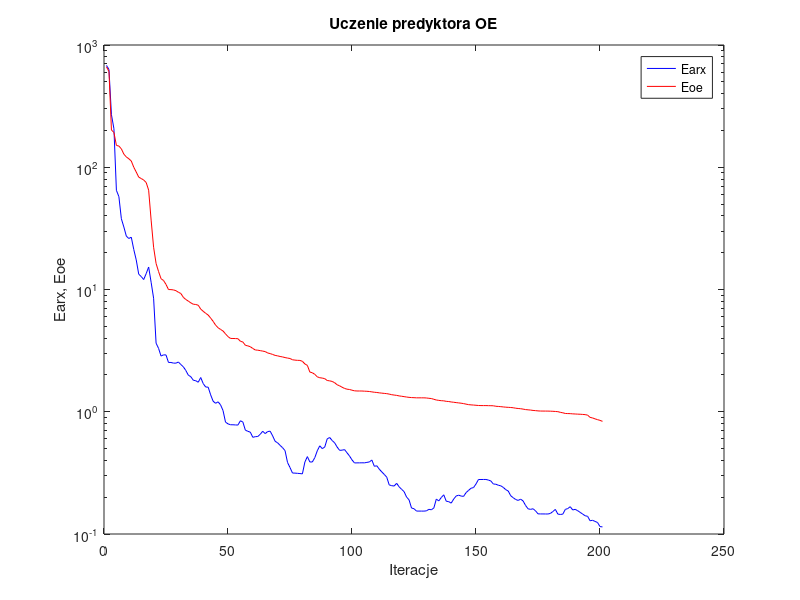
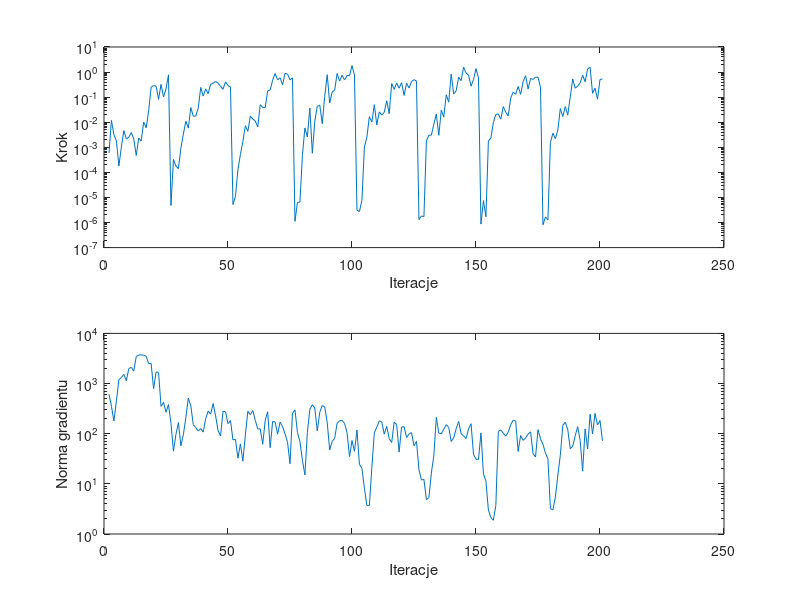

These charts were generated, in order, by the following MATLAB code:
%uczenie predyktora oe
clear all;
n=0; farx(n+1)=6.805297e+002; foe(n+1)=6.623048e+002; wspucz(n+1)=0.000000e+000; ng(n+1)=0.000000e+000;
%odnowa zmiennej metryki
n=1; farx(n+1)=6.308257e+002; foe(n+1)=6.075017e+002; krok(n+1)=5.941314e-004; ng(n+1)=6.138149e+002;
n=2; farx(n+1)=2.688726e+002; foe(n+1)=2.016556e+002; krok(n+1)=1.189399e-002; ng(n+1)=3.530183e+002;
n=3; farx(n+1)=2.067110e+002; foe(n+1)=1.925506e+002; krok(n+1)=3.151553e-003; ng(n+1)=1.792509e+002;
n=4; farx(n+1)=6.476759e+001; foe(n+1)=1.508941e+002; krok(n+1)=1.812955e-003; ng(n+1)=4.530402e+002;
n=5; farx(n+1)=5.750218e+001; foe(n+1)=1.490435e+002; krok(n+1)=1.775310e-004; ng(n+1)=1.193496e+003;
n=6; farx(n+1)=3.790737e+001; foe(n+1)=1.414571e+002; krok(n+1)=1.020808e-003; ng(n+1)=1.318063e+003;
n=7; farx(n+1)=3.246700e+001; foe(n+1)=1.280551e+002; krok(n+1)=4.644777e-003; ng(n+1)=1.527358e+003;
n=8; farx(n+1)=2.734647e+001; foe(n+1)=1.214684e+002; krok(n+1)=2.176076e-003; ng(n+1)=1.140087e+003;
n=9; farx(n+1)=2.613514e+001; foe(n+1)=1.173894e+002; krok(n+1)=2.531421e-003; ng(n+1)=1.974070e+003;
n=10; farx(n+1)=2.679030e+001; foe(n+1)=1.125099e+002; krok(n+1)=3.898185e-003; ng(n+1)=2.112238e+003;
n=11; farx(n+1)=2.126120e+001; foe(n+1)=1.000486e+002; krok(n+1)=2.167321e-003; ng(n+1)=1.767708e+003;
n=12; farx(n+1)=1.744190e+001; foe(n+1)=9.136327e+001; krok(n+1)=4.704542e-004; ng(n+1)=3.455615e+003;
n=13; farx(n+1)=1.334785e+001; foe(n+1)=8.301066e+001; krok(n+1)=2.336140e-003; ng(n+1)=3.690457e+003;
n=14; farx(n+1)=1.276948e+001; foe(n+1)=8.089004e+001; krok(n+1)=1.772228e-003; ng(n+1)=3.740270e+003;
n=15; farx(n+1)=1.206318e+001; foe(n+1)=7.861088e+001; krok(n+1)=1.012568e-002; ng(n+1)=3.647941e+003;
n=16; farx(n+1)=1.347534e+001; foe(n+1)=7.507746e+001; krok(n+1)=5.999763e-003; ng(n+1)=3.509125e+003;
n=17; farx(n+1)=1.526665e+001; foe(n+1)=6.498163e+001; krok(n+1)=2.812841e-002; ng(n+1)=2.481791e+003;
n=18; farx(n+1)=1.146089e+001; foe(n+1)=3.695057e+001; krok(n+1)=2.502884e-001; ng(n+1)=2.519323e+003;
n=19; farx(n+1)=8.486334e+000; foe(n+1)=2.216404e+001; krok(n+1)=2.905057e-001; ng(n+1)=7.863257e+002;
n=20; farx(n+1)=3.637950e+000; foe(n+1)=1.632885e+001; krok(n+1)=2.740921e-001; ng(n+1)=1.697424e+003;
n=21; farx(n+1)=3.300269e+000; foe(n+1)=1.401938e+001; krok(n+1)=8.172294e-002; ng(n+1)=1.674359e+003;
n=22; farx(n+1)=2.854731e+000; foe(n+1)=1.225251e+001; krok(n+1)=3.238984e-001; ng(n+1)=3.500329e+002;
n=23; farx(n+1)=2.919707e+000; foe(n+1)=1.185404e+001; krok(n+1)=1.027179e-001; ng(n+1)=4.228332e+002;
n=24; farx(n+1)=2.915899e+000; foe(n+1)=1.100631e+001; krok(n+1)=2.114442e-001; ng(n+1)=2.685711e+002;
n=25; farx(n+1)=2.531181e+000; foe(n+1)=9.992526e+000; krok(n+1)=7.763546e-001; ng(n+1)=3.812354e+002;
%odnowa zmiennej metryki
n=26; farx(n+1)=2.529910e+000; foe(n+1)=9.980846e+000; krok(n+1)=4.774533e-006; ng(n+1)=1.611663e+002;
n=27; farx(n+1)=2.500459e+000; foe(n+1)=9.923564e+000; krok(n+1)=3.293253e-004; ng(n+1)=4.489633e+001;
n=28; farx(n+1)=2.497397e+000; foe(n+1)=9.784846e+000; krok(n+1)=1.784968e-004; ng(n+1)=9.658941e+001;
n=29; farx(n+1)=2.550479e+000; foe(n+1)=9.494257e+000; krok(n+1)=1.401071e-004; ng(n+1)=1.664388e+002;
n=30; farx(n+1)=2.432463e+000; foe(n+1)=9.271599e+000; krok(n+1)=9.232346e-004; ng(n+1)=5.735395e+001;
n=31; farx(n+1)=2.329846e+000; foe(n+1)=8.628147e+000; krok(n+1)=3.373181e-003; ng(n+1)=9.573632e+001;
n=32; farx(n+1)=2.174877e+000; foe(n+1)=8.280828e+000; krok(n+1)=1.097075e-002; ng(n+1)=2.093440e+002;
n=33; farx(n+1)=1.991030e+000; foe(n+1)=8.037698e+000; krok(n+1)=5.792131e-003; ng(n+1)=5.158628e+002;
n=34; farx(n+1)=1.936391e+000; foe(n+1)=7.776711e+000; krok(n+1)=3.830459e-002; ng(n+1)=3.589138e+002;
n=35; farx(n+1)=1.810222e+000; foe(n+1)=7.579479e+000; krok(n+1)=1.750226e-002; ng(n+1)=1.524069e+002;
n=36; farx(n+1)=1.793761e+000; foe(n+1)=7.541465e+000; krok(n+1)=1.740861e-002; ng(n+1)=1.324030e+002;
n=37; farx(n+1)=1.743884e+000; foe(n+1)=7.436939e+000; krok(n+1)=3.678347e-002; ng(n+1)=1.129779e+002;
n=38; farx(n+1)=1.905640e+000; foe(n+1)=6.913034e+000; krok(n+1)=2.436225e-001; ng(n+1)=1.266540e+002;
n=39; farx(n+1)=1.700021e+000; foe(n+1)=6.633714e+000; krok(n+1)=1.102898e-001; ng(n+1)=1.076137e+002;
n=40; farx(n+1)=1.593998e+000; foe(n+1)=6.386912e+000; krok(n+1)=2.134155e-001; ng(n+1)=1.994975e+002;
n=41; farx(n+1)=1.589333e+000; foe(n+1)=6.181470e+000; krok(n+1)=1.380129e-001; ng(n+1)=2.827227e+002;
n=42; farx(n+1)=1.375626e+000; foe(n+1)=5.835450e+000; krok(n+1)=3.262230e-001; ng(n+1)=2.462945e+002;
n=43; farx(n+1)=1.219482e+000; foe(n+1)=5.493244e+000; krok(n+1)=3.604099e-001; ng(n+1)=3.989805e+002;
n=44; farx(n+1)=1.172910e+000; foe(n+1)=5.109689e+000; krok(n+1)=4.188592e-001; ng(n+1)=2.265919e+002;
n=45; farx(n+1)=1.205935e+000; foe(n+1)=4.866684e+000; krok(n+1)=3.614383e-001; ng(n+1)=1.147777e+002;
n=46; farx(n+1)=1.138705e+000; foe(n+1)=4.714335e+000; krok(n+1)=2.670983e-001; ng(n+1)=8.986221e+001;
n=47; farx(n+1)=1.022335e+000; foe(n+1)=4.575307e+000; krok(n+1)=2.063035e-001; ng(n+1)=2.814782e+002;
n=48; farx(n+1)=8.221527e-001; foe(n+1)=4.333818e+000; krok(n+1)=4.079802e-001; ng(n+1)=2.723470e+002;
n=49; farx(n+1)=7.961271e-001; foe(n+1)=4.117319e+000; krok(n+1)=2.893371e-001; ng(n+1)=1.589802e+002;
n=50; farx(n+1)=7.827993e-001; foe(n+1)=3.978948e+000; krok(n+1)=2.584328e-001; ng(n+1)=1.825885e+002;
%odnowa zmiennej metryki
n=51; farx(n+1)=7.826094e-001; foe(n+1)=3.974664e+000; krok(n+1)=5.231447e-006; ng(n+1)=7.503622e+001;
n=52; farx(n+1)=7.800410e-001; foe(n+1)=3.969202e+000; krok(n+1)=1.083629e-005; ng(n+1)=7.732575e+001;
n=53; farx(n+1)=7.783460e-001; foe(n+1)=3.959527e+000; krok(n+1)=1.280208e-004; ng(n+1)=3.252806e+001;
n=54; farx(n+1)=8.440349e-001; foe(n+1)=3.772351e+000; krok(n+1)=5.127695e-004; ng(n+1)=6.260138e+001;
n=55; farx(n+1)=8.231239e-001; foe(n+1)=3.718128e+000; krok(n+1)=1.723278e-003; ng(n+1)=2.840024e+001;
n=56; farx(n+1)=7.067974e-001; foe(n+1)=3.496818e+000; krok(n+1)=7.242402e-003; ng(n+1)=9.456361e+001;
n=57; farx(n+1)=6.920852e-001; foe(n+1)=3.457565e+000; krok(n+1)=4.282255e-003; ng(n+1)=2.793975e+002;
n=58; farx(n+1)=6.808044e-001; foe(n+1)=3.402875e+000; krok(n+1)=1.748904e-002; ng(n+1)=2.397444e+002;
n=59; farx(n+1)=6.179712e-001; foe(n+1)=3.294385e+000; krok(n+1)=1.351485e-002; ng(n+1)=2.890945e+002;
n=60; farx(n+1)=6.253443e-001; foe(n+1)=3.201729e+000; krok(n+1)=1.121678e-002; ng(n+1)=1.841305e+002;
n=61; farx(n+1)=6.274443e-001; foe(n+1)=3.188537e+000; krok(n+1)=6.446985e-003; ng(n+1)=1.243528e+002;
n=62; farx(n+1)=6.544889e-001; foe(n+1)=3.162215e+000; krok(n+1)=5.003902e-002; ng(n+1)=1.247983e+002;
n=63; farx(n+1)=6.924919e-001; foe(n+1)=3.133874e+000; krok(n+1)=3.825942e-002; ng(n+1)=6.152799e+001;
n=64; farx(n+1)=6.627335e-001; foe(n+1)=3.106248e+000; krok(n+1)=3.871130e-002; ng(n+1)=1.852359e+002;
n=65; farx(n+1)=6.888150e-001; foe(n+1)=3.025411e+000; krok(n+1)=1.778431e-001; ng(n+1)=2.744604e+002;
n=66; farx(n+1)=6.934819e-001; foe(n+1)=2.991058e+000; krok(n+1)=1.926134e-001; ng(n+1)=5.279265e+001;
n=67; farx(n+1)=6.351071e-001; foe(n+1)=2.941973e+000; krok(n+1)=4.726961e-001; ng(n+1)=1.756183e+002;
n=68; farx(n+1)=5.730554e-001; foe(n+1)=2.891097e+000; krok(n+1)=8.771846e-001; ng(n+1)=1.721332e+002;
n=69; farx(n+1)=5.572380e-001; foe(n+1)=2.865528e+000; krok(n+1)=4.903006e-001; ng(n+1)=9.784660e+001;
n=70; farx(n+1)=5.309972e-001; foe(n+1)=2.832908e+000; krok(n+1)=5.907855e-001; ng(n+1)=1.706033e+002;
n=71; farx(n+1)=5.082709e-001; foe(n+1)=2.808641e+000; krok(n+1)=3.106282e-001; ng(n+1)=1.386775e+002;
n=72; farx(n+1)=4.808836e-001; foe(n+1)=2.774974e+000; krok(n+1)=8.892951e-001; ng(n+1)=9.903456e+001;
n=73; farx(n+1)=3.846561e-001; foe(n+1)=2.748596e+000; krok(n+1)=8.295027e-001; ng(n+1)=6.771545e+001;
n=74; farx(n+1)=3.497525e-001; foe(n+1)=2.726722e+000; krok(n+1)=4.854776e-001; ng(n+1)=2.514949e+001;
n=75; farx(n+1)=3.153011e-001; foe(n+1)=2.662394e+000; krok(n+1)=5.853717e-001; ng(n+1)=2.563429e+002;
%odnowa zmiennej metryki
n=76; farx(n+1)=3.148510e-001; foe(n+1)=2.645087e+000; krok(n+1)=1.114308e-006; ng(n+1)=2.988249e+002;
n=77; farx(n+1)=3.135180e-001; foe(n+1)=2.633561e+000; krok(n+1)=6.370154e-006; ng(n+1)=1.062748e+002;
n=78; farx(n+1)=3.122832e-001; foe(n+1)=2.630182e+000; krok(n+1)=6.495025e-006; ng(n+1)=6.964899e+001;
n=79; farx(n+1)=3.104118e-001; foe(n+1)=2.585902e+000; krok(n+1)=4.731952e-004; ng(n+1)=2.964939e+001;
n=80; farx(n+1)=3.878423e-001; foe(n+1)=2.460510e+000; krok(n+1)=5.915258e-003; ng(n+1)=1.509551e+001;
n=81; farx(n+1)=4.296370e-001; foe(n+1)=2.395171e+000; krok(n+1)=2.595225e-003; ng(n+1)=1.055705e+002;
n=82; farx(n+1)=3.884626e-001; foe(n+1)=2.112136e+000; krok(n+1)=3.700668e-002; ng(n+1)=3.061456e+002;
n=83; farx(n+1)=3.882377e-001; foe(n+1)=2.084565e+000; krok(n+1)=5.782294e-004; ng(n+1)=3.763396e+002;
n=84; farx(n+1)=4.212041e-001; foe(n+1)=2.022754e+000; krok(n+1)=1.109636e-002; ng(n+1)=3.254189e+002;
n=85; farx(n+1)=4.794311e-001; foe(n+1)=1.930466e+000; krok(n+1)=4.321748e-002; ng(n+1)=1.138559e+002;
n=86; farx(n+1)=5.264148e-001; foe(n+1)=1.898283e+000; krok(n+1)=4.784719e-002; ng(n+1)=2.690233e+002;
n=87; farx(n+1)=4.995596e-001; foe(n+1)=1.885976e+000; krok(n+1)=8.751130e-003; ng(n+1)=3.638752e+002;
n=88; farx(n+1)=5.137737e-001; foe(n+1)=1.865218e+000; krok(n+1)=1.076512e-001; ng(n+1)=3.450573e+002;
n=89; farx(n+1)=6.002065e-001; foe(n+1)=1.801942e+000; krok(n+1)=7.825000e-001; ng(n+1)=1.679727e+002;
n=90; farx(n+1)=6.156063e-001; foe(n+1)=1.789502e+000; krok(n+1)=5.857529e-002; ng(n+1)=4.732891e+001;
n=91; farx(n+1)=5.816642e-001; foe(n+1)=1.770211e+000; krok(n+1)=1.611570e-001; ng(n+1)=7.043413e+001;
n=92; farx(n+1)=5.569241e-001; foe(n+1)=1.728613e+000; krok(n+1)=1.865458e-001; ng(n+1)=8.081724e+001;
n=93; farx(n+1)=5.146757e-001; foe(n+1)=1.663177e+000; krok(n+1)=8.752990e-001; ng(n+1)=1.619493e+002;
n=94; farx(n+1)=4.835168e-001; foe(n+1)=1.629660e+000; krok(n+1)=4.352152e-001; ng(n+1)=1.807442e+002;
n=95; farx(n+1)=4.850397e-001; foe(n+1)=1.587379e+000; krok(n+1)=7.460858e-001; ng(n+1)=1.844723e+002;
n=96; farx(n+1)=4.901555e-001; foe(n+1)=1.551346e+000; krok(n+1)=4.872449e-001; ng(n+1)=1.602871e+002;
n=97; farx(n+1)=4.615360e-001; foe(n+1)=1.529612e+000; krok(n+1)=7.271671e-001; ng(n+1)=1.050361e+002;
n=98; farx(n+1)=4.344923e-001; foe(n+1)=1.520677e+000; krok(n+1)=7.178655e-001; ng(n+1)=3.495677e+001;
n=99; farx(n+1)=4.039817e-001; foe(n+1)=1.500914e+000; krok(n+1)=1.814761e+000; ng(n+1)=7.311200e+001;
n=100; farx(n+1)=3.814004e-001; foe(n+1)=1.483681e+000; krok(n+1)=7.487569e-001; ng(n+1)=4.456613e+001;
%odnowa zmiennej metryki
n=101; farx(n+1)=3.818419e-001; foe(n+1)=1.478568e+000; krok(n+1)=3.101308e-006; ng(n+1)=1.187749e+002;
n=102; farx(n+1)=3.819643e-001; foe(n+1)=1.478405e+000; krok(n+1)=2.738185e-006; ng(n+1)=2.452209e+001;
n=103; farx(n+1)=3.823578e-001; foe(n+1)=1.478070e+000; krok(n+1)=7.745883e-006; ng(n+1)=2.035269e+001;
n=104; farx(n+1)=3.820338e-001; foe(n+1)=1.473579e+000; krok(n+1)=1.025308e-003; ng(n+1)=8.196399e+000;
n=105; farx(n+1)=3.852880e-001; foe(n+1)=1.470386e+000; krok(n+1)=2.583925e-003; ng(n+1)=3.717200e+000;
n=106; farx(n+1)=3.886530e-001; foe(n+1)=1.464622e+000; krok(n+1)=1.660195e-002; ng(n+1)=3.716408e+000;
n=107; farx(n+1)=4.029089e-001; foe(n+1)=1.454026e+000; krok(n+1)=1.012568e-002; ng(n+1)=2.110779e+001;
n=108; farx(n+1)=3.580375e-001; foe(n+1)=1.444082e+000; krok(n+1)=5.005537e-002; ng(n+1)=1.042593e+002;
n=109; farx(n+1)=3.615064e-001; foe(n+1)=1.437644e+000; krok(n+1)=7.820311e-003; ng(n+1)=1.351643e+002;
n=110; farx(n+1)=3.390999e-001; foe(n+1)=1.427880e+000; krok(n+1)=2.580064e-002; ng(n+1)=1.802038e+002;
n=111; farx(n+1)=3.222401e-001; foe(n+1)=1.420127e+000; krok(n+1)=1.906683e-002; ng(n+1)=1.715393e+002;
n=112; farx(n+1)=3.073164e-001; foe(n+1)=1.413117e+000; krok(n+1)=2.476948e-002; ng(n+1)=9.811622e+001;
n=113; farx(n+1)=2.918111e-001; foe(n+1)=1.406596e+000; krok(n+1)=7.143431e-002; ng(n+1)=1.397421e+002;
n=114; farx(n+1)=2.522497e-001; foe(n+1)=1.394342e+000; krok(n+1)=2.165649e-002; ng(n+1)=7.953767e+001;
n=115; farx(n+1)=2.485335e-001; foe(n+1)=1.378925e+000; krok(n+1)=3.485301e-001; ng(n+1)=6.675170e+001;
n=116; farx(n+1)=2.468739e-001; foe(n+1)=1.369618e+000; krok(n+1)=2.041642e-001; ng(n+1)=1.688167e+002;
n=117; farx(n+1)=2.598220e-001; foe(n+1)=1.361146e+000; krok(n+1)=3.655097e-001; ng(n+1)=1.518560e+002;
n=118; farx(n+1)=2.432139e-001; foe(n+1)=1.347964e+000; krok(n+1)=2.268451e-001; ng(n+1)=4.293867e+001;
n=119; farx(n+1)=2.320445e-001; foe(n+1)=1.339062e+000; krok(n+1)=3.785765e-001; ng(n+1)=1.361355e+002;
n=120; farx(n+1)=2.220950e-001; foe(n+1)=1.329621e+000; krok(n+1)=1.171506e-001; ng(n+1)=1.378671e+002;
n=121; farx(n+1)=2.005715e-001; foe(n+1)=1.319663e+000; krok(n+1)=3.604099e-001; ng(n+1)=8.407143e+001;
n=122; farx(n+1)=1.902741e-001; foe(n+1)=1.311443e+000; krok(n+1)=2.320583e-001; ng(n+1)=9.856402e+001;
n=123; farx(n+1)=1.631033e-001; foe(n+1)=1.306211e+000; krok(n+1)=4.187571e-001; ng(n+1)=1.048527e+002;
n=124; farx(n+1)=1.609735e-001; foe(n+1)=1.303423e+000; krok(n+1)=4.997929e-001; ng(n+1)=5.756388e+001;
n=125; farx(n+1)=1.540340e-001; foe(n+1)=1.299843e+000; krok(n+1)=4.366686e-001; ng(n+1)=7.070592e+001;
%odnowa zmiennej metryki
n=126; farx(n+1)=1.539928e-001; foe(n+1)=1.299758e+000; krok(n+1)=1.309721e-006; ng(n+1)=1.908701e+001;
n=127; farx(n+1)=1.539594e-001; foe(n+1)=1.299722e+000; krok(n+1)=1.826176e-006; ng(n+1)=1.193622e+001;
n=128; farx(n+1)=1.539191e-001; foe(n+1)=1.299682e+000; krok(n+1)=1.711678e-006; ng(n+1)=1.229693e+001;
n=129; farx(n+1)=1.546736e-001; foe(n+1)=1.296408e+000; krok(n+1)=1.812955e-003; ng(n+1)=4.841301e+000;
n=130; farx(n+1)=1.591141e-001; foe(n+1)=1.288230e+000; krok(n+1)=3.035901e-003; ng(n+1)=5.341049e+000;
n=131; farx(n+1)=1.578652e-001; foe(n+1)=1.282867e+000; krok(n+1)=3.040595e-003; ng(n+1)=1.644356e+001;
n=132; farx(n+1)=1.633138e-001; foe(n+1)=1.264233e+000; krok(n+1)=8.375056e-003; ng(n+1)=3.695545e+001;
n=133; farx(n+1)=1.929823e-001; foe(n+1)=1.247933e+000; krok(n+1)=2.121954e-002; ng(n+1)=2.124929e+002;
n=134; farx(n+1)=1.865554e-001; foe(n+1)=1.238944e+000; krok(n+1)=2.988526e-003; ng(n+1)=1.034779e+002;
n=135; farx(n+1)=1.987539e-001; foe(n+1)=1.231820e+000; krok(n+1)=3.010260e-002; ng(n+1)=9.892871e+001;
n=136; farx(n+1)=2.092195e-001; foe(n+1)=1.228299e+000; krok(n+1)=1.598198e-002; ng(n+1)=1.222446e+002;
n=137; farx(n+1)=1.853974e-001; foe(n+1)=1.216745e+000; krok(n+1)=1.247419e-001; ng(n+1)=1.513356e+002;
n=138; farx(n+1)=1.839546e-001; foe(n+1)=1.212292e+000; krok(n+1)=6.306675e-002; ng(n+1)=1.338935e+002;
n=139; farx(n+1)=1.788646e-001; foe(n+1)=1.202348e+000; krok(n+1)=8.375141e-001; ng(n+1)=7.008793e+001;
n=140; farx(n+1)=1.931024e-001; foe(n+1)=1.195754e+000; krok(n+1)=1.331896e-001; ng(n+1)=8.261277e+001;
n=141; farx(n+1)=2.045448e-001; foe(n+1)=1.188326e+000; krok(n+1)=1.794664e-001; ng(n+1)=1.253806e+002;
n=142; farx(n+1)=2.077904e-001; foe(n+1)=1.181513e+000; krok(n+1)=6.317991e-001; ng(n+1)=1.767324e+002;
n=143; farx(n+1)=2.043478e-001; foe(n+1)=1.174834e+000; krok(n+1)=4.536903e-001; ng(n+1)=9.953703e+001;
n=144; farx(n+1)=2.032098e-001; foe(n+1)=1.165760e+000; krok(n+1)=1.561580e+000; ng(n+1)=9.030593e+001;
n=145; farx(n+1)=2.181096e-001; foe(n+1)=1.154402e+000; krok(n+1)=9.094531e-001; ng(n+1)=8.013288e+001;
n=146; farx(n+1)=2.274537e-001; foe(n+1)=1.143495e+000; krok(n+1)=7.536472e-001; ng(n+1)=1.244560e+002;
n=147; farx(n+1)=2.367806e-001; foe(n+1)=1.138322e+000; krok(n+1)=2.730900e-001; ng(n+1)=1.586141e+002;
n=148; farx(n+1)=2.397516e-001; foe(n+1)=1.134395e+000; krok(n+1)=5.122170e-001; ng(n+1)=3.838314e+001;
n=149; farx(n+1)=2.565851e-001; foe(n+1)=1.129758e+000; krok(n+1)=1.377726e+000; ng(n+1)=3.091229e+001;
n=150; farx(n+1)=2.791283e-001; foe(n+1)=1.125251e+000; krok(n+1)=5.945315e-001; ng(n+1)=3.069456e+001;
%odnowa zmiennej metryki
n=151; farx(n+1)=2.791319e-001; foe(n+1)=1.123439e+000; krok(n+1)=8.656348e-007; ng(n+1)=1.038737e+002;
n=152; farx(n+1)=2.793097e-001; foe(n+1)=1.123159e+000; krok(n+1)=7.482921e-006; ng(n+1)=1.574561e+001;
n=153; farx(n+1)=2.793492e-001; foe(n+1)=1.123133e+000; krok(n+1)=1.692541e-006; ng(n+1)=1.144286e+001;
n=154; farx(n+1)=2.762192e-001; foe(n+1)=1.121519e+000; krok(n+1)=1.812955e-003; ng(n+1)=2.997954e+000;
n=155; farx(n+1)=2.713541e-001; foe(n+1)=1.120789e+000; krok(n+1)=2.305594e-003; ng(n+1)=2.130452e+000;
n=156; farx(n+1)=2.563435e-001; foe(n+1)=1.119056e+000; krok(n+1)=9.876893e-003; ng(n+1)=1.876952e+000;
n=157; farx(n+1)=2.554311e-001; foe(n+1)=1.108710e+000; krok(n+1)=2.038266e-002; ng(n+1)=3.739073e+000;
n=158; farx(n+1)=2.505684e-001; foe(n+1)=1.105261e+000; krok(n+1)=2.147336e-002; ng(n+1)=1.106329e+002;
n=159; farx(n+1)=2.478316e-001; foe(n+1)=1.100761e+000; krok(n+1)=1.321526e-002; ng(n+1)=1.193403e+002;
n=160; farx(n+1)=2.405485e-001; foe(n+1)=1.095067e+000; krok(n+1)=4.215364e-002; ng(n+1)=1.027065e+002;
n=161; farx(n+1)=2.305780e-001; foe(n+1)=1.089891e+000; krok(n+1)=2.490870e-002; ng(n+1)=8.959093e+001;
n=162; farx(n+1)=2.247005e-001; foe(n+1)=1.086733e+000; krok(n+1)=1.792653e-002; ng(n+1)=1.077871e+002;
n=163; farx(n+1)=2.055048e-001; foe(n+1)=1.083398e+000; krok(n+1)=9.228634e-002; ng(n+1)=1.520129e+002;
n=164; farx(n+1)=1.981112e-001; foe(n+1)=1.078581e+000; krok(n+1)=1.570717e-001; ng(n+1)=1.857347e+002;
n=165; farx(n+1)=1.915358e-001; foe(n+1)=1.068827e+000; krok(n+1)=1.304848e-001; ng(n+1)=1.787965e+002;
n=166; farx(n+1)=1.882434e-001; foe(n+1)=1.063418e+000; krok(n+1)=2.658984e-001; ng(n+1)=4.432207e+001;
n=167; farx(n+1)=1.928501e-001; foe(n+1)=1.058907e+000; krok(n+1)=1.291716e-001; ng(n+1)=9.186243e+001;
n=168; farx(n+1)=1.862087e-001; foe(n+1)=1.051030e+000; krok(n+1)=4.164005e-001; ng(n+1)=7.366469e+001;
n=169; farx(n+1)=1.709464e-001; foe(n+1)=1.041645e+000; krok(n+1)=7.178738e-001; ng(n+1)=8.272310e+001;
n=170; farx(n+1)=1.607272e-001; foe(n+1)=1.037087e+000; krok(n+1)=2.103304e-001; ng(n+1)=9.791095e+001;
n=171; farx(n+1)=1.590275e-001; foe(n+1)=1.032237e+000; krok(n+1)=5.551463e-001; ng(n+1)=1.089616e+002;
n=172; farx(n+1)=1.609131e-001; foe(n+1)=1.025215e+000; krok(n+1)=5.108389e-001; ng(n+1)=3.990819e+001;
n=173; farx(n+1)=1.547665e-001; foe(n+1)=1.021366e+000; krok(n+1)=6.287558e-001; ng(n+1)=3.428525e+001;
n=174; farx(n+1)=1.461602e-001; foe(n+1)=1.016199e+000; krok(n+1)=6.212565e-001; ng(n+1)=1.205657e+002;
n=175; farx(n+1)=1.459512e-001; foe(n+1)=1.013564e+000; krok(n+1)=2.452016e-001; ng(n+1)=7.931349e+001;
%odnowa zmiennej metryki
n=176; farx(n+1)=1.459202e-001; foe(n+1)=1.013076e+000; krok(n+1)=8.116818e-007; ng(n+1)=6.177272e+001;
n=177; farx(n+1)=1.458419e-001; foe(n+1)=1.012715e+000; krok(n+1)=1.680793e-006; ng(n+1)=4.098171e+001;
n=178; farx(n+1)=1.457409e-001; foe(n+1)=1.012455e+000; krok(n+1)=1.276254e-006; ng(n+1)=3.178380e+001;
n=179; farx(n+1)=1.473282e-001; foe(n+1)=1.010845e+000; krok(n+1)=1.563719e-003; ng(n+1)=3.213328e+000;
n=180; farx(n+1)=1.527487e-001; foe(n+1)=1.008643e+000; krok(n+1)=3.625910e-003; ng(n+1)=3.031080e+000;
n=181; farx(n+1)=1.589308e-001; foe(n+1)=1.005501e+000; krok(n+1)=2.220021e-003; ng(n+1)=5.441424e+000;
n=182; farx(n+1)=1.454833e-001; foe(n+1)=1.001739e+000; krok(n+1)=4.849441e-003; ng(n+1)=1.489704e+001;
n=183; farx(n+1)=1.445202e-001; foe(n+1)=9.890792e-001; krok(n+1)=3.519888e-002; ng(n+1)=3.708392e+001;
n=184; farx(n+1)=1.453271e-001; foe(n+1)=9.805583e-001; krok(n+1)=1.672561e-002; ng(n+1)=1.465289e+002;
n=185; farx(n+1)=1.588456e-001; foe(n+1)=9.683629e-001; krok(n+1)=4.215364e-002; ng(n+1)=1.698684e+002;
n=186; farx(n+1)=1.615246e-001; foe(n+1)=9.664787e-001; krok(n+1)=1.912971e-002; ng(n+1)=1.205701e+002;
n=187; farx(n+1)=1.671643e-001; foe(n+1)=9.652035e-001; krok(n+1)=1.008497e-001; ng(n+1)=5.026554e+001;
n=188; farx(n+1)=1.573165e-001; foe(n+1)=9.610658e-001; krok(n+1)=5.317968e-001; ng(n+1)=5.610846e+001;
n=189; farx(n+1)=1.591477e-001; foe(n+1)=9.587285e-001; krok(n+1)=2.278082e-001; ng(n+1)=9.089971e+001;
n=190; farx(n+1)=1.551027e-001; foe(n+1)=9.560937e-001; krok(n+1)=2.767539e-001; ng(n+1)=1.384523e+002;
n=191; farx(n+1)=1.503146e-001; foe(n+1)=9.541572e-001; krok(n+1)=3.691454e-001; ng(n+1)=7.335380e+001;
n=192; farx(n+1)=1.455699e-001; foe(n+1)=9.510398e-001; krok(n+1)=7.461831e-001; ng(n+1)=1.791496e+001;
n=193; farx(n+1)=1.410752e-001; foe(n+1)=9.474022e-001; krok(n+1)=4.114269e-001; ng(n+1)=1.246702e+002;
n=194; farx(n+1)=1.395430e-001; foe(n+1)=9.388370e-001; krok(n+1)=1.322970e+000; ng(n+1)=4.949817e+001;
n=195; farx(n+1)=1.283190e-001; foe(n+1)=8.993882e-001; krok(n+1)=1.561751e+000; ng(n+1)=2.453784e+002;
n=196; farx(n+1)=1.294925e-001; foe(n+1)=8.899528e-001; krok(n+1)=1.423907e-001; ng(n+1)=9.865501e+001;
n=197; farx(n+1)=1.268030e-001; foe(n+1)=8.746480e-001; krok(n+1)=2.268451e-001; ng(n+1)=2.541951e+002;
n=198; farx(n+1)=1.241994e-001; foe(n+1)=8.619032e-001; krok(n+1)=8.260442e-002; ng(n+1)=1.493824e+002;
n=199; farx(n+1)=1.149694e-001; foe(n+1)=8.501806e-001; krok(n+1)=5.045340e-001; ng(n+1)=1.838817e+002;
n=200; farx(n+1)=1.143178e-001; foe(n+1)=8.345602e-001; krok(n+1)=5.344503e-001; ng(n+1)=7.201792e+001;

figure; semilogy(farx,'b'); hold on; semilogy(foe,'r'); xlabel('Iteracje'); ylabel('Earx, Eoe'); legend('Earx','Eoe'); title('Uczenie predyktora OE');
figure; subplot(2,1,1); semilogy(krok); xlabel('Iteracje'); ylabel('Krok');
subplot(2,1,2); semilogy(ng); xlabel('Iteracje'); ylabel('Norma gradientu');
Earx=farx(n+1)
Eoe=foe(n+1)
